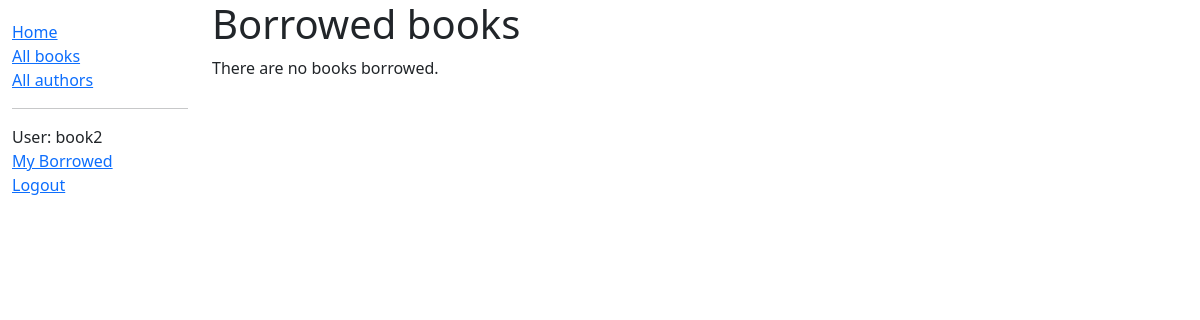
/catalog/mybooks/ (signed in), run on an earlier commit of the app's database.
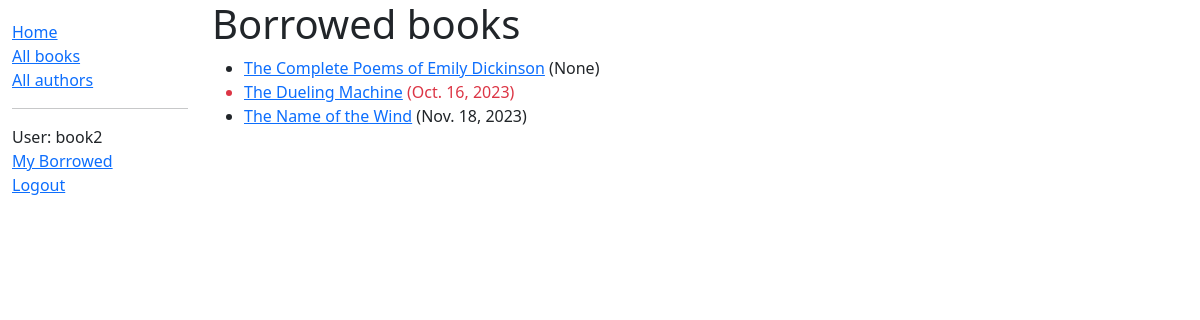
And on a later commit of the database.
### catalog/models.py (models this page shows, shortened)
class BookInstance(models.Model):
    id = models.UUIDField(primary_key=True, default=uuid.uuid4, help_text='Unique ID for this particular book across whole library')
    book = models.ForeignKey('Book', on_delete=models.RESTRICT, null=True)
    imprint = models.CharField(max_length=200)
    due_back = models.DateField(null=True, blank=True)
    borrower = models.ForeignKey(User, on_delete=models.SET_NULL, null=True, blank=True)
    @property
    def is_overdue(self):
        return bool(self.due_back and date.today() > self.due_back)
    LOAN_STATUS = (
        ('m', 'Maintenance'),
        ('o', 'On loan'),
        ('a', 'Available'),
        ('r', 'Reserved'),
    )
    status = models.CharField(
        max_length=1,
        choices=LOAN_STATUS,
        blank=True,
        default='m',
        help_text='Book availability',
    )
    class Meta:
        ordering = ['due_back']

class Book(models.Model):
    title = models.CharField(max_length=200)
    author = models.ForeignKey('Author', on_delete=models.SET_NULL, null=True)
    summary = models.TextField(max_length=1000, help_text='Enter a brief description of the book')
    isbn = models.CharField('ISBN', max_length=13, unique=True,
                            help_text='13 Character <a href="https://www.isbn-international.org/content/what-isbn">ISBN number</a>')
    genre = models.ManyToManyField(Genre, help_text='Select a genre for this book')
    languages = models.ManyToManyField(Language, help_text='Select a languages for this book')
    def display_genre(self):
        """Create a string for the Genre. This is required to display genre in Admin."""
        return ', '.join(genre.name for genre in self.genre.all()[:3])
    display_genre.short_description = 'Genre'
    def display_languages(self):
        """Create a string for the Languages. This is required to display languages in Admin."""
        return ', '.join(languages.name for languages in self.languages.all()[:3])
    display_languages.short_description = 'Languages'

### catalog/views.py (the view)
class LoanedBooksByUserListView(LoginRequiredMixin, generic.ListView):
    model = BookInstance
    template_name = 'catalog/bookinstance_list_borrowed_user.html'
    paginate_by = 10
    def get_queryset(self):
        return (
            BookInstance.objects.filter(borrower=self.request.user)
            .filter(status__exact='o')
            .order_by('due_back')
        )

### catalog/templates/catalog/bookinstance_list_borrowed_user.html
{% extends "catalog/base_generic.html" %}
{% block content %}
    <h1>Borrowed books</h1>
    {% if bookinstance_list %}
        <ul>
            {% for bookinst in bookinstance_list %}
                <li class="{% if bookinst.is_overdue %}text-danger{% endif %}">
                    <a href="{% url 'book-detail' bookinst.book.pk %}">{{ bookinst.book.title }}</a> ({{ bookinst.due_back }})
                </li>
            {% endfor %}
        </ul>
    {% else %}
        <p>There are no books borrowed.</p>
    {% endif %}
{% endblock %}

What changed in the data, as far as the page shows it:
now on this page (row edited): BookInstance: book "The Complete Poems of Emily Dickinson", due_back "None"
now on this page (row edited): BookInstance: book "The Dueling Machine", due_back "Oct. 16, 2023"
now on this page (row edited): BookInstance: book "The Name of the Wind", due_back "Nov. 18, 2023"
Also different on the page:
text no longer shown: "There are no books borrowed."
